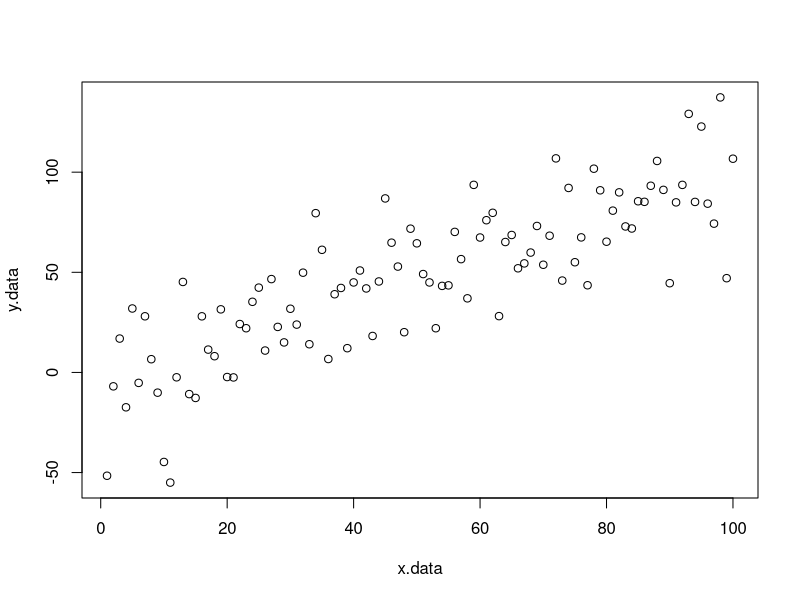
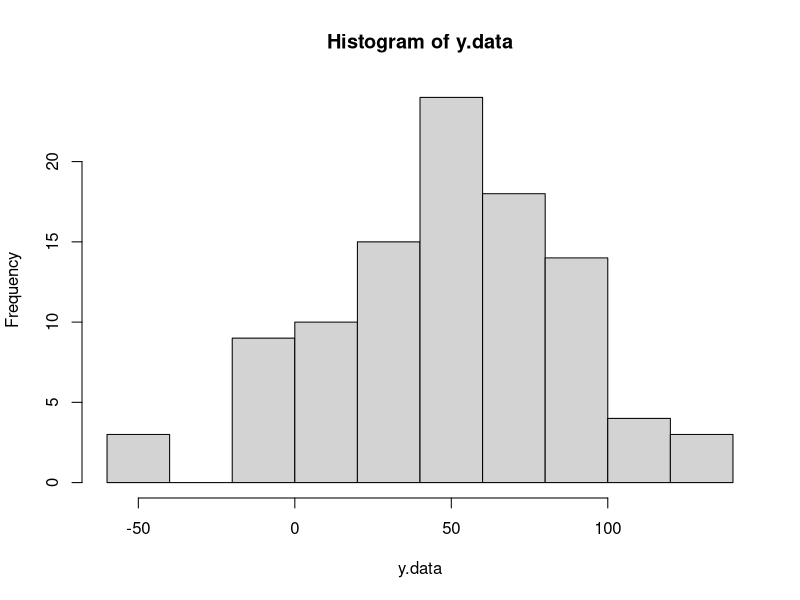
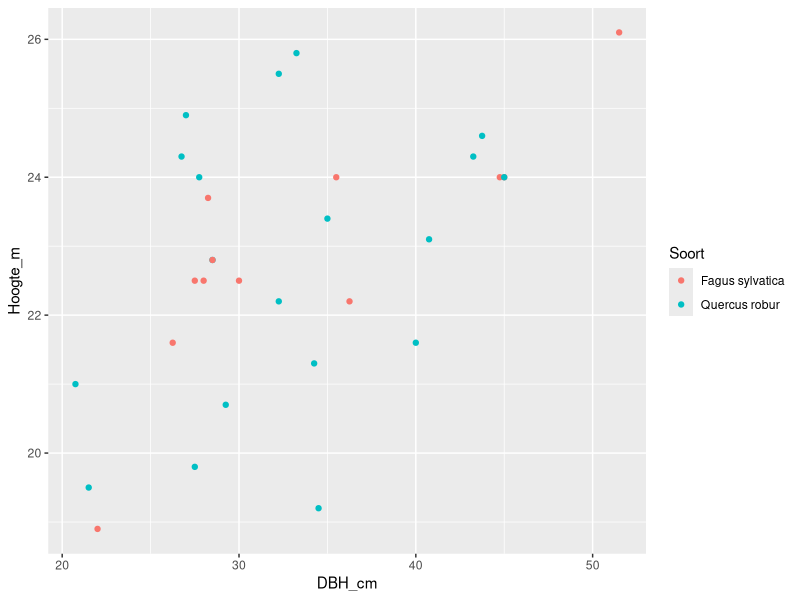
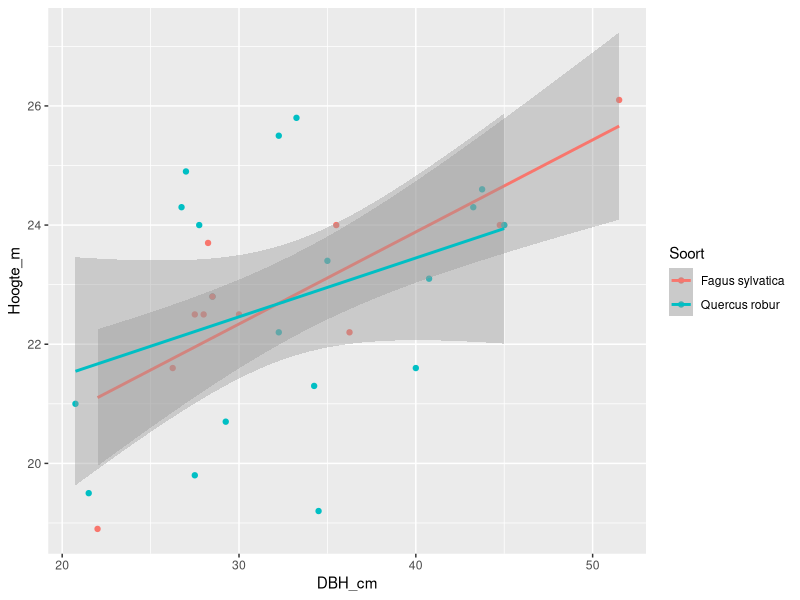
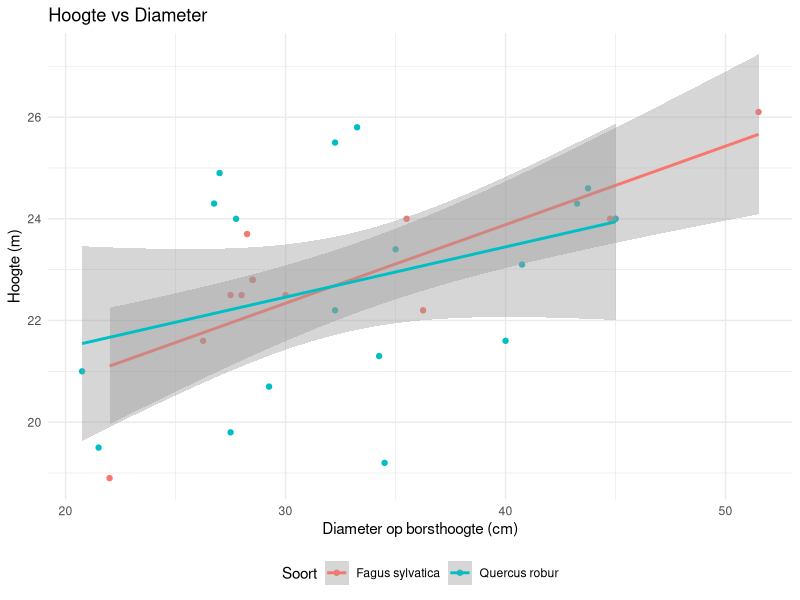

These figures' R source, in order:
## ---- chunk 1
# Tekst na een hashtag wordt niet als code uitgevoerd
x <- c(3, 5, 7)
mean(x)
## ---- chunk 2
3+4
3*4
3^4
## ---- chunk 3
sqrt(4)
## ---- chunk 4
3>4
3==4
## ---- chunk 5
x <- 2
y = sqrt(10)
## ---- chunk 6
x
y
## ---- chunk 7
a <- c(10, 11, 12, 13, 14, 15, 16)
a
rep(3, 5)       # herhaal het getal 3 vijf keer
seq(1,10)       # een sequentie van 1 tot en met 10
seq(1,10,by=2)  # een zelfde sequentie, maar nu in stappen van 2
## ---- chunk 8
a*2
## ---- chunk 9
sum(a)          # de som van alle elementen in vector a
range(a)        # her bereik van waarden in vector a
length(a)       # het aantal elementen in vector a
## ---- chunk 10
A <- matrix(1:10, nrow=2, ncol=5)
A
is.matrix(A)    # logische test: is object A een matrix?
nrow(A)         # aantal rijen in matrix A
dim(A)          # dimensies van de matrix A
## ---- chunk 11
a[2]            # het tweede element van de vector a
A[2,3] 	        # element op de 2e rij/3e kolom van matrix A
A[2, 2:4]       # elementen op de 2e rij/kolommen 2 t.e.m. 4 van matrix A
## ---- chunk 12
a[-3]           # 3e element van vector a weglaten
a[-c(3,4)]      # vector van weg te laten elementen
A[-1,]          # 1e rij van A weg laten (kolom niet vermelden)
## ---- chunk 13
a>14            # welke elementen in a zijn > 14
a[a>14]	        # gebruik dit resultaat rechtstreeks binnen []
sum(a[a>14])
length(a[a>14])
## ---- chunk 14
gemiddelde_twee_getallen <- function(num_1, num_2) {
  gemiddelde <- (num_1 + num_2) / 2
  return (gemiddelde)
}
gemiddelde_twee_getallen(10, 16)
## ---- chunk 15
x.data <- c(1:100)                      # x is een vector met waarden 1 tot en met 100  
y.data <- x.data + rnorm(n=100,sd=20)   # toevoegen van ruis (op basis van normale verdeling)
                                        # met st. dev. = 20 voor de 100 elementen in x 
plot(x=x.data, y=y.data)                # scatterplot met x.data en y.data als x en y variabele         
hist(y.data)                            # histogram (frequenties) van y.data
## ---- chunk 16
M_voorbeeld <- read.csv('data/bomen.csv', header=T)
M_voorbeeld
## ---- chunk 17
names(M_voorbeeld)                  # namen van variabelen (kolomnamen)
str(M_voorbeeld)		                # toont structuur (type variabelen)
is.data.frame(M_voorbeeld)
## ---- chunk 18
M_voorbeeld[,2]  	                  # selecteer de 2e kolom (d.i. Soort a)
M_voorbeeld$Soort                 # selecteer soort direct
## ---- chunk 19
subset(M_voorbeeld, Soort=="Fagus sylvatica", select=c(3:4))
## ---- chunk 20
sum(M_voorbeeld$DBH_cm)
## ---- chunk 21
M_voorbeeld$Volume_m3 <- (((M_voorbeeld$DBH_cm/100)/2)^2)*pi*M_voorbeeld$Hoogte_m     # volume van een cilinder
M_voorbeeld$Volume_m3
## ---- chunk 22
library(ggplot2)                    # laden van ggplot2 package
## ---- chunk 23
help(package="ggplot2")
## ---- chunk 24
plot1 <- ggplot(M_voorbeeld, aes(x = DBH_cm, y = Hoogte_m, color = Soort)) +
  geom_point()
plot1
## ---- chunk 25
plot1 <- plot1 + geom_smooth(method = "lm")
plot1
## ---- chunk 26
plot1 <- plot1 + 
  xlab("Diameter op borsthoogte (cm)") +
  ylab("Hoogte (m)") +
  ggtitle("Hoogte vs Diameter") +
  theme_minimal() +
  theme(legend.position = "bottom")
plot1
